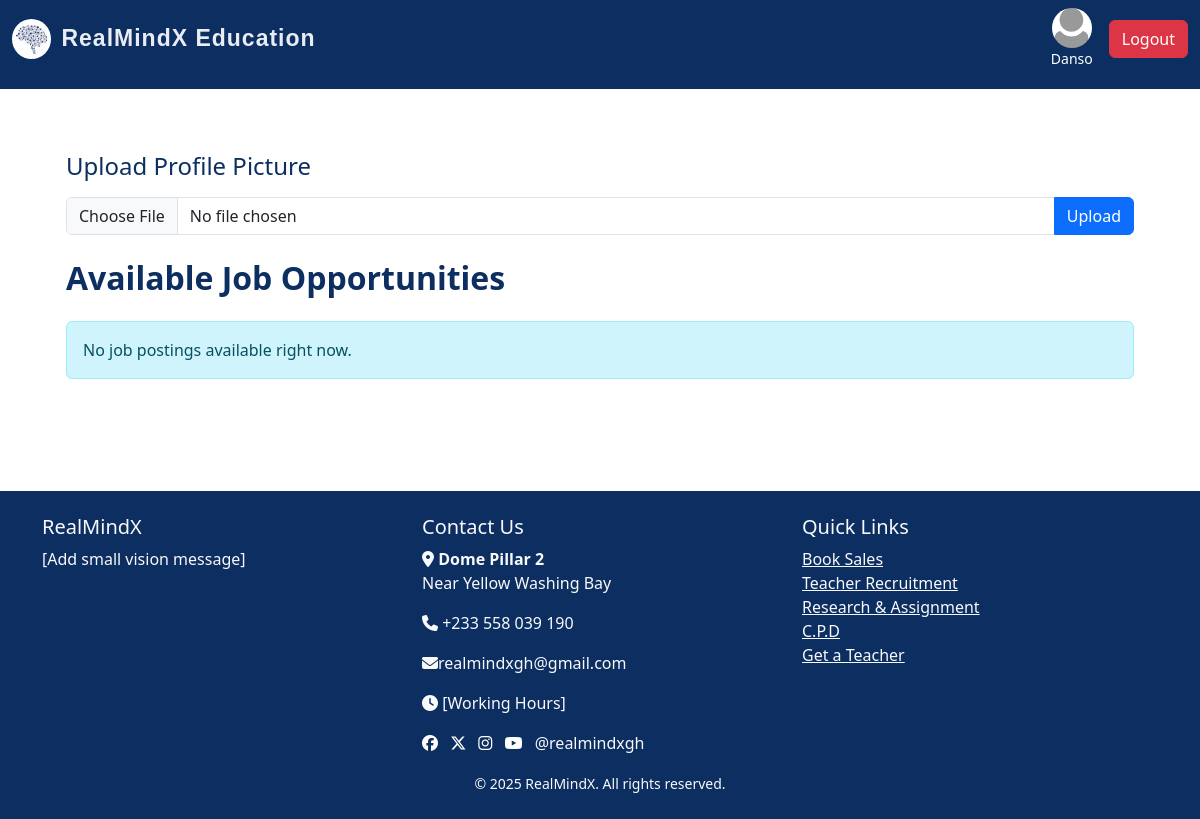
The app's page /users/dashboard (signed in), older data.
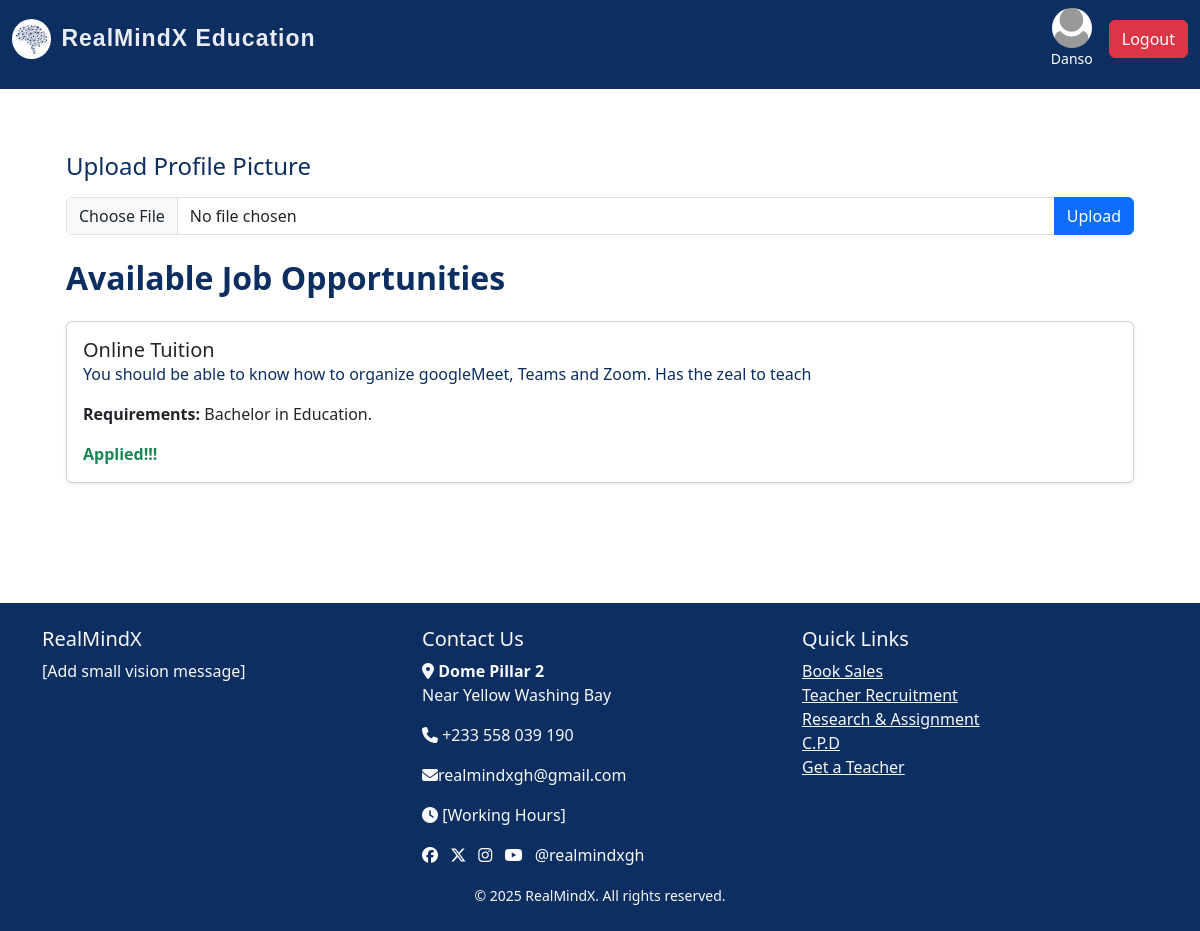
The same page, newer data.
### models.py (models this page shows, shortened)
class User(UserMixin, db.Model):
    id = db.Column(db.Integer, primary_key=True)
    username = db.Column(db.String(150), unique=True, nullable=False)
    email = db.Column(db.String(150), unique=True, nullable=False)
    password = db.Column(db.String(150), nullable=False)
    profile_pic = db.Column(db.String(200), nullable=True)
    applications = db.relationship('Application', backref='user', lazy=True)

class JobPost(db.Model):
    id = db.Column(db.Integer, primary_key=True)
    title = db.Column(db.String(150), nullable=False)
    description = db.Column(db.Text, nullable=False)
    job_type = db.Column(db.String(50))
    requirements = db.Column(db.Text, nullable=False)
    date_posted = db.Column(db.DateTime, default=datetime.utcnow)
    admin_id = db.Column(db.Integer, db.ForeignKey('admin.id'), nullable=False)
    applications = db.relationship('Application', backref='job', cascade='all, delete-orphan', lazy=True)

### routes.py (the view)
@app.route('/users/dashboard')
@login_required
def users_dashboard():
    if not isinstance(current_user, User):
        return redirect(url_for('admin_dashboard'))
    jobs = JobPost.query.order_by(JobPost.id.desc()).all()
    applied_jobs = [application.job_id for application in current_user.applications]
    return render_template('users_dashboard.html', jobs=jobs, applied_jobs=applied_jobs)

### routes.py (called while the page is built)
@login_manager.user_loader
def load_user(user_id):
    try:
        user_type, id = user_id.split(":")
        if user_type == "user":
            return User.query.get(int(id))
        elif user_type == "admin":
            return Admin.query.get(int(id))
    except ValueError:
        return None

### templates/users_dashboard.html (shortened to what this page needs)
{% extends "index.html" %}
{% block content %}
    <div class="container py-4">
        <div class="container py-4">
            <h4 class="mb-3">Upload Profile Picture</h4>
    <form method="POST" action="{{ url_for('upload_profile_pic') }}" enctype="multipart/form-data" class="mb-2">
        <div class="input-group">
            <input type="file" name="profile_pic" class="form-control" required>
            <button type="submit" class="btn btn-primary">Upload</button>
        </div>
    </form>
    <h2 class="mb-4 fw-bold" style="color: #0C2E60;">Available Job Opportunities</h2>
    {% if jobs %}
        {% for job in jobs %}
        <div class="card mb-4 shadow-sm">
            <div class="card-body">
                <h5 class="card-title">{{ job.title }}</h5>
                <p class="card-text">{{ job.description }}</p>
                {% if job.requirements %}
                <p><strong>Requirements:</strong> {{ job.requirements }}</p>
                {% endif %}
                {% if job.id in applied_jobs %}
                <span class="text-success fw-bold">Applied!!!</span>
                {% else %}
                    <a href="{{ url_for('apply', job_id=job.id) }}" class="btn btn-primary">Apply</a>
                {% endif %}
            </div>
        </div>
        {% endfor %}
    {% else %}
        <div class="alert alert-info" role="alert">
            No job postings available right now.
        </div>
    {% endif %}
</div>
{% endblock %}

### templates/index.html (shortened to what this page needs)
<!DOCTYPE html>
<html lang="en">
<head>
  <link rel="stylesheet" href="https://cdn.jsdelivr.net/npm/bootstrap@5.3.3/dist/css/bootstrap.min.css">
  <link rel="stylesheet" href="https://cdnjs.cloudflare.com/ajax/libs/font-awesome/6.6.0/css/all.min.css">
  <link rel="stylesheet" href="{{ url_for('static', filename='main.css') }}">
</head>
<body>
<nav class="navbar navbar-expand-lg navbar-dark bg-steel fixed-top">
  <div class="container-fluid">
    <a class="navbar-brand d-flex align-items-center" href="{{ url_for('home') }}">
      <img src="{{ url_for('static', filename='images/brain.jpg') }}" alt="Logo" style="height: 40px; border-radius: 50%; margin-right: 10px;">
      RealMindX Education
    </a>
    <div class="collapse navbar-collapse justify-content-end" id="navbarNav">
      <ul class="navbar-nav">
        {% if current_user.is_authenticated %}
        <li class="nav-item d-flex align-items-center ms-2">
          <div class="d-flex flex-column align-items-center text-white me-3">
            {% if current_user.profile_pic %}
              <img src="{{ url_for('static', filename='uploads/' ~ current_user.profile_pic) }}"
                  alt="Profile"
                  style="width: 40px; height: 40px; border-radius: 50%; object-fit: cover;">
            {% else %}
              <img src="{{ url_for('static', filename='images/default-profile.webp') }}"
                  alt="Default Profile"
                  style="width: 40px; height: 40px; border-radius: 50%; object-fit: cover;">
            {% endif %}
            <small>{{ current_user.username }}</small>
          </div>
          <a class="btn btn-danger" href="{{ url_for('logout') }}">Logout</a>
        </li>
        {% endif %}
      </ul>
    </div>
  </div>
</nav>
  <main class="container mt-5 pt-4">
    {% block content %}{% endblock %}
  </main>
  {% include 'footer.html' %}
</body>
</html>

### templates/footer.html (shortened to what this page needs)
<footer class="bg-steel text-light mt-5 pt-4 pb-4">
    <div class="container">
      <div class="row">
        <div class="col-md-4">
          <h5>RealMindX</h5>
          <p>[Add small vision message]</p>
        </div>
        <div class="col-md-4">
          <h5>Contact Us</h5>
          <p><i class="fa fa-map-marker-alt"></i> <strong>Dome Pillar 2</strong><br>
            Near Yellow Washing Bay</p>
          <p><i class="fa fa-phone"></i> +233 558 039 190</p>
          <p><i class="fa fa-envelope"></i>realmindxgh@gmail.com</p>
          <p><i class="fa fa-clock"></i> [Working Hours]</p>
          <a href="#" class="text-white me-2"><i class="fa-brands fa-facebook"></i></a>
          <a href="#" class="text-white me-2"><i class="fa-brands fa-x-twitter"></i></a>
          <a href="#" class="text-white me-2"><i class="fa-brands fa-instagram"></i></a>
          <a href="#" class="text-white me-2"><i class="fa-brands fa-youtube"></i></a>
          <span>@realmindxgh</span>
        </div>
        <div class="col-md-4">
          <h5>Quick Links</h5>
          <ul class="list-unstyled">
            <li><a href="#" class="text-light">Book Sales</a></li>
            <li><a href="#" class="text-light">Teacher Recruitment</a></li>
            <li><a href="#" class="text-light">Research & Assignment</a></li>
            <li><a href="#" class="text-light">C.P.D</a></li>
            <li><a href="#" class="text-light">Get a Teacher</a></li>
          </ul>
        </div>
      </div>
        <div class="text-center mt-3">
            <small id="copyright"></small>
        </div>
    </div>
  </footer>

### static/main.css (style rules this page uses)
html,body { position: relative; color: #0f0505; display: flex; flex-direction: column; margin: 0; margin-top: 1.0rem; }
.container { flex: 1; }
.navbar { margin-bottom: 0; padding-bottom: 20px; }
.navbar-brand { text-decoration: none; font-family: "Poppins", sans-serif; font-size: 23px; font-weight: bold; color:rgb(233, 236, 243); letter-spacing: 1px; }
.bg-steel { background-color: #0C2E60; }
.navbar-nav a { font-size: 16px; font-weight: 400; display: flex; align-items: center; gap: 5px; color: #ffffff; }
.card { flex: 1; display: flex; flex-direction: column; }
h1, h2, h3, h4 { color: #0C2E60; }
.card-title { margin-bottom: 0; }
.card-text { color:#0C2E60; }
label, button { font-size: 20px; }

Row changes from the older to the newer data that the page shows:
added JobPost: title "Online Tuition", description "You should be able to know how to organize googleMeet, Teams and Zoom. Has the zeal to teach", requirements "Bachelor in Education.", shows "Applied!!!"
Text that changed along with them:
text no longer shown: "No job postings available right now."
